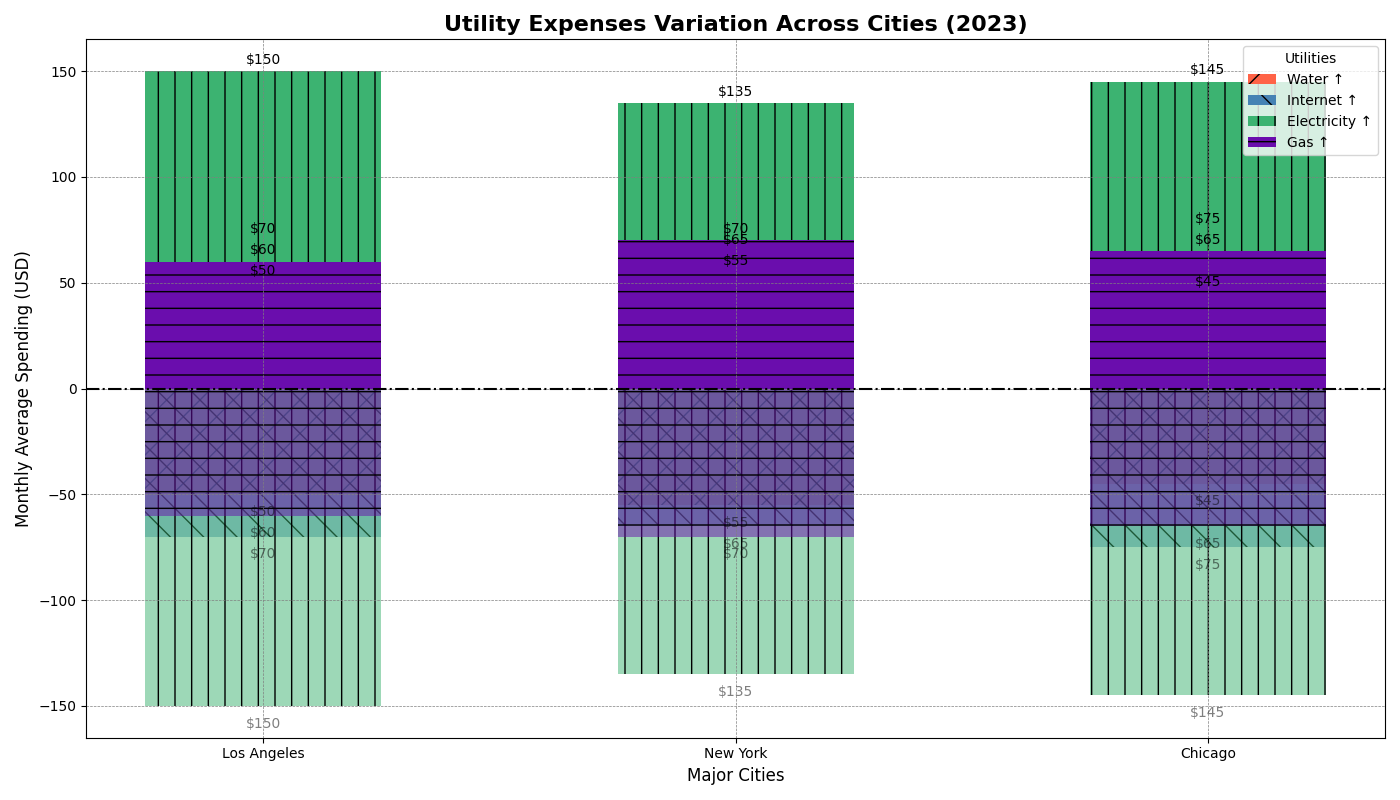

Write Python code to recreate this figure.
import matplotlib.pyplot as plt
import numpy as np

cities = ['Los Angeles', 'New York', 'Chicago']
utilities = ['Water', 'Internet', 'Electricity', 'Gas']

electricity_cost = [150, 135, 145]
water_cost = [50, 55, 45]
internet_cost = [70, 65, 75]
gas_cost = [60, 70, 65]

positive_data = np.array([water_cost, internet_cost, electricity_cost, gas_cost])
negative_data = -1 * positive_data

index = np.arange(len(cities))

# New set of colors to replace the original ones
colors = ['#ff6347', '#4682b4', '#3cb371', '#6a0dad']  # Shuffled colors

fig, ax = plt.subplots(figsize=(14, 8))

# Altering bar hatch and line styles
hatch_styles = ['/', '\\', '|', '-']
line_styles = [(0, (5, 10)), (0, (3, 1, 1, 1)), (0, (1, 1)), (0, (5, 1))]

for i, (utility, color) in enumerate(zip(utilities, colors)):
    ax.bar(index, positive_data[i], 0.5, label=utility + ' ↑', color=color, hatch=hatch_styles[i])
    ax.bar(index, negative_data[i], 0.5, color=color, alpha=0.5, hatch=hatch_styles[i])

ax.set_xlabel('Major Cities', fontsize=12)
ax.set_ylabel('Monthly Average Spending (USD)', fontsize=12)
ax.set_title('Utility Expenses Variation Across Cities (2023)', fontsize=16, fontweight='bold')
ax.set_xticks(index)
ax.set_xticklabels(cities)

for i in range(len(utilities)):
    for j in range(len(cities)):
        ax.text(index[j], positive_data[i][j] + 2, 
                f'${positive_data[i][j]:.0f}', ha='center', va='bottom', fontsize=10)
        ax.text(index[j], negative_data[i][j] - 5, 
                f'${-negative_data[i][j]:.0f}', ha='center', va='top', fontsize=10, alpha=0.5)

# Edited legend properties
ax.legend(title='Utilities', loc='upper right', fontsize=10)

# Added a different grid style
ax.grid(True, linestyle='--', color='gray', linewidth=0.5)

# Modified axhline style
ax.axhline(0, color='black', linewidth=1.5, linestyle='-.')

plt.tight_layout()

plt.show()
